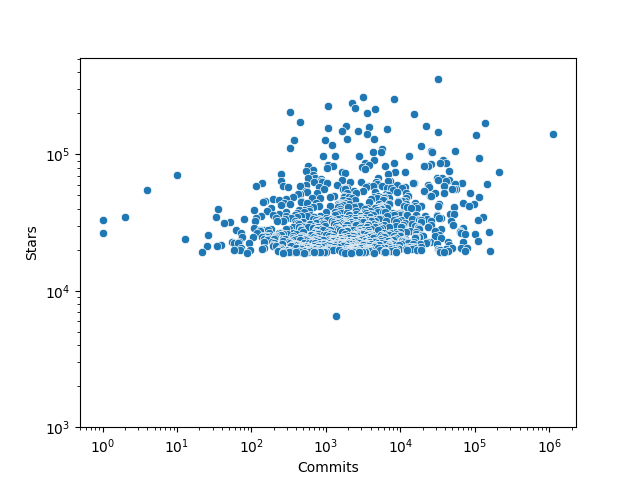

This figure's Python source:
import os
import pandas as pd
import seaborn as sns
import matplotlib.pyplot as plt

def main():
    # Basic Seaborn Approach: https://seaborn.pydata.org/tutorial/introduction
    stars_and_forks = pd.read_csv("../data/datasets/data.csv")

    # This produces a scatterplot
    scatter_plot =  sns.scatterplot(
                    data=stars_and_forks,
                    x="commit_count",
                    y="number_of_stars")

    # Changing the Label Titles to Match Approach
    scatter_plot.set(xlabel="Commits",
                    ylabel="Stars",
                    xscale="log",
                    yscale="log",
                    ylim=1000)

    plt.show()

if __name__ == "__main__":
    main()
